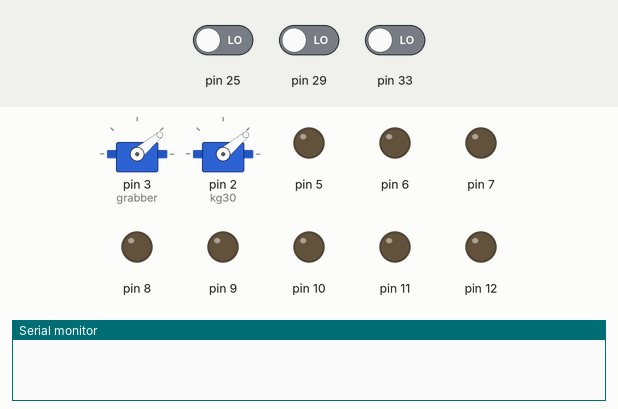
This sketch was run on a simulated Arduino Uno, built with avr-gcc and run on an emulated ATmega328P. Parts: 2 × servo, output pins drawn as LEDs (lit = HIGH), the last lines printed to the serial monitor. The test bench sets the inputs (shaded band); at power-on: pin 25 LOW, pin 29 LOW, pin 33 LOW.

Above: at 0.1 s.
At 3.1 s:
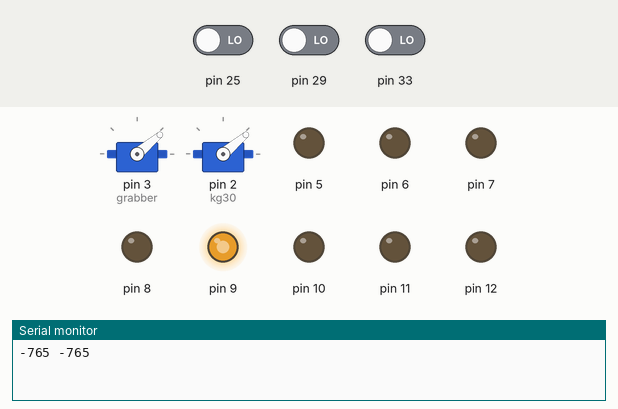
Timing chart, 0 to 4.6 s (numbered marks = the images above):
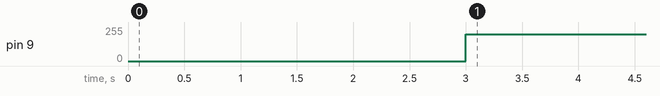

The sketch:

arm_test.ino
```cpp
#include "IBT.h"
#include "L298.h"
#include <Servo.h>

#define DEBUG 1


//body
IBT left(12, 11);
IBT right(10, 9);

// arms
IBT base(8, 7);
IBT roll(6, 5);
Servo grabber;
Servo kg30;


// body


// 8 channel reciever, first one is removed to eradicate amiguity because of ZERO indexing
int ch[9];

void setup() {

  grabber.attach(3);
  grabber.write(40);
  kg30.attach(2);
  kg30.write(40);


#if DEBUG
  Serial.begin(9600);
#endif

  // ch[ channel no. ] = pin number in arduino
  ch[1] = 23;
  ch[2] = 25;
  ch[3] = 27;
  ch[4] = 29;
  ch[5] = 31;
  ch[6] = 33;
  ch[7] = 35;
  ch[8] = 37;

  //reciever_setup
  for (int i = 0; i < 9; i++)pinMode(ch[i], INPUT);
}

void loop() {
  int in = pulseIn(ch[6], HIGH);
  if (in > 1700) arm();
  else if ( in < 1200) body();
//  reciever_test();
}
```

IBT.cpp
```cpp
#include "IBT.h"

IBT::IBT(byte pin1, byte pin2) {
  _pin1 = pin1;
  _pin2 = pin2;

  pinMode(_pin1, OUTPUT);
  pinMode(_pin2, OUTPUT);
}


void IBT::stop()
{
  analogWrite(_pin1, 0);
  analogWrite(_pin2, 0);
}

void IBT::rotPos(byte pwm)
{
  analogWrite(_pin1, LOW);
  analogWrite(_pin2, pwm);
}

void IBT::rotNeg(byte pwm)
{
  analogWrite(_pin1, pwm);
  analogWrite(_pin2, LOW);
}
```

IBT.h
```cpp
#ifndef L29X_H
#define L29X_H

#if ARDUINO < 100
#include <WProgram.h>
#else
#include <Arduino.h>
#endif

// Constants that the user passes in to the motor calls
#define FORWARD 1
#define BACKWARD 2
#define BRAKE 3
#define RELEASE 4


class IBT
{
  public:
    IBT(byte pin1, byte pin2);
    void stop();
    void rotPos(byte pwm);
    void rotNeg( byte pwm);

  private:
    byte _pin1;
    byte _pin2;
};
#endif
```

L298.cpp
```cpp
#include "L298.h"


#if ARDUINO < 100
  #include <WProgram.h>
#else
  #include <Arduino.h>
#endif

L298::L298(byte enable, byte pin1, byte pin2) {
  _currentPwm = 0;
  _minimumSpeed = 0;
  _enable = enable;
  _pin1 = pin1;
  _pin2 = pin2;
  pinMode(pin1, OUTPUT);
  pinMode(pin2, OUTPUT);
}

void L298::stop()
{
  _currentPwm = 0;
  analogWrite(_enable, 0);
  digitalWrite(_pin1, LOW);
  digitalWrite(_pin2, LOW);
}

void L298::rotPos(byte pwm)
{
  _currentPwm = pwm;
  analogWrite(_enable, pwm);
  digitalWrite(_pin1, LOW);
  digitalWrite(_pin2, HIGH);
}

void L298::rotNeg(byte pwm)
{
  _currentPwm = pwm;
  analogWrite(_enable, pwm);
  digitalWrite(_pin1, HIGH);
  digitalWrite(_pin2, LOW);
}

// AF Motor compatible functions
void L298::run(uint8_t cmd) {
  switch (cmd) {
    case FORWARD:
      analogWrite(_enable, _currentPwm);
        digitalWrite(_pin1, HIGH);
        digitalWrite(_pin2, LOW);
    break;
    case BACKWARD:
    analogWrite(_enable, _currentPwm);
    digitalWrite(_pin1, LOW);
    digitalWrite(_pin2, HIGH);
    break;
    case RELEASE:
      // Free running motor Stop = Slow Motor Stop is done when Enable = LOW and NOT PWM
    // and pin1/pin2 = Dont Care
      _currentPwm = 0;
    digitalWrite(_enable,LOW);
    digitalWrite(_pin1, LOW);
    digitalWrite(_pin2, LOW);
    break;
    case BRAKE:
      // Fast motor Stop = Brake is done when Enable = HIGH and NOT PWM
    // and pin1 is equal pin2.
    // pin1 = Pin2 = LOW. Equal with RELEASE. Differance is that Enable is HIGH
      _currentPwm = 0;
    digitalWrite(_enable,HIGH);
    digitalWrite(_pin1, LOW);
    digitalWrite(_pin2, LOW);
    break;
  }
}

//
void L298::setSpeed(uint8_t speed) {
    // Map the speed to motors working PWM to aviod individual motors unusable PWM range from 0 to "lowestPWM where the motor starts"
    if (speed == 0)
      _currentPwm = 0;
    else
      _currentPwm = map(speed,0,255,_minimumSpeed,255);
  analogWrite(_enable, _currentPwm);
}
// set speed in percentage from -100 to 100
void L298::setSpeedPercentage(float speed) {
  // anothing above 100 or below -100 is invalid
  if (speed > 100)
    speed = 100;
  else if (speed < -100)
    speed = -100;

  // negative speed
  if (speed > 0) {
    run(FORWARD);
    setSpeed((uint8_t) (255/100 * speed));
  }
  else if (speed < 0){
    run(BACKWARD);
    setSpeed((uint8_t) (-255/100 * speed));
  }
  else {
    setSpeed((uint8_t) 0);
  }
}

uint8_t L298::getSpeed(void) {
    // Simply return the privat _currentPwm that holds the latest setSpeed.
  return _currentPwm;
}

void L298::setMinimumSpeed(uint8_t minimumSpeed) {
    // Set individual motors unusable PWM range from 0 to "lowestPWM where the motor starts"
  _minimumSpeed = minimumSpeed;
}
```

L298.h
```cpp
#ifndef L298_H
#define L298_H

#if ARDUINO < 100
  #include <WProgram.h>
#else
  #include <Arduino.h>
#endif

// AF motor Compatible defines
// Constants that the user passes in to the motor calls
#define FORWARD 1
#define BACKWARD 2
#define BRAKE 3      // Function defined in AF_Motor but not implemented
#define RELEASE 4


class L298
{
  public:
    L298(byte enable, byte pin1, byte pin2);
  void stop();
  void rotPos(byte pwm);
    void rotNeg(byte pwm);

  // AF Motor Compatible functions
  void run(uint8_t);
    void setSpeed(uint8_t);
  void setSpeedPercentage(float);

  // Not implemented in AF_Motor, but adds functionality to AF_Motor functions
  uint8_t getSpeed(void);
  void setMinimumSpeed(uint8_t);

  private:
    byte _currentPwm;
  byte _minimumSpeed;
    byte _enable;
  byte _pin1;
  byte _pin2;
};

#endif
```

RECIEVER.ino
```cpp
void reciever_test()
{
#if DEBUG
  for (int i = 3; i < 4; i++)
  {
    int in = pulseIn(ch[i], HIGH);
    Serial.print(i);
    Serial.print(' ');
    Serial.print(in);
    Serial.print(' ');
    Serial.print( map( in, 1000, 2000, -255, 255));
    Serial.print(' ');
  }
  Serial.println();
#endif
}
```

ServoMOD.cpp
```cpp
#include<Servo.h>
#include "ServoMOD.h"


#if ARDUINO < 100
#include <WProgram.h>
#else
#include <Arduino.h>
#endif

ServoMOD::ServoMOD(byte pin) {
  _pin = pin;
  obj.attach(pin);
  _currentPosition = obj.read();
}

void ServoMOD::rotPos()
{
  if(_maximumPosition > _currentPosition)
  {
    _currentPosition ++;
    obj.write(_currentPosition);
  }
}

void ServoMOD::rotNeg()
{

  if(_minimumPosition < _currentPosition)
  {
    _currentPosition --;
    obj.write(_currentPosition);
  }
}

byte ServoMOD::poistion()
{
  return obj.read();
}
```

ServoMOD.h
```cpp
#ifndef ServoMOD_H
#define ServoMOD_H

#if ARDUINO < 100
#include <WProgram.h>
#else
#include <Arduino.h>
#endif

#include<Servo.h>
#define _minimumPosition 10
#define _maximumPosition 170

class ServoMOD
{
  public:
    ServoMOD(byte pin);
    void rotPos();
    void rotNeg();
    byte poistion();
  private:
    Servo obj;
    byte _currentPosition;
    byte _pin;
};

#endif
```

arm.ino
```cpp
#define FROMLOW 1000
#define FROMHIGH 2000
#define TOLOW -255
#define TOHIGH 255

#define ACTIVATION_VALUE 50

int base_, kg30_, roll_, grabber_;


void arm()
{
  roll_ = map(pulseIn(ch[1] , HIGH), FROMLOW, FROMHIGH, TOLOW, TOHIGH);
  base_ = map( pulseIn(ch[4] , HIGH), FROMLOW, FROMHIGH, TOLOW, TOHIGH);
  grabber_ = map(pulseIn(ch[5] , HIGH), 900, 2100, 0, 180);
  kg30_ = map(pulseIn(ch[3] , HIGH), 850, 1910, 0, 180);


  if ( abs(base_) < ACTIVATION_VALUE) base_ = 0;
  if ( abs(roll_) < ACTIVATION_VALUE) roll_ = 0;

  grabber.write(grabber_);
  kg30.write(kg30_);

  move_it(base, base_);
  move_it(roll, roll_ * (-1));


#ifdef DEBUG
  Serial.print(roll_);
  Serial.print(' ');
  Serial.print(base_);
  Serial.print(' ');
  Serial.print(grabber_);
  Serial.print(' ');
  Serial.print(kg30_);
  Serial.print(' ');
  Serial.println();
#endif

}


void move_it(IBT &obj, int pwm)
{
  if ( pwm > 0)
    obj.rotPos(pwm);
  else
    obj.rotNeg(pwm * (-1));
}


void move_it(L298 &obj, int pwm)
{
  if ( pwm > 0)
    obj.rotPos(pwm);
  else
    obj.rotNeg(pwm * (-1));
}
```

body.ino
```cpp
int speed_ = 0, dir_ = 0;


void body()
{
  speed_ = map( pulseIn(ch[2] , HIGH), FROMLOW, FROMHIGH, TOLOW, TOHIGH);
  dir_ = map( pulseIn(ch[4] , HIGH), FROMLOW, FROMHIGH, TOLOW, TOHIGH);


  if ( abs(speed_) < ACTIVATION_VALUE) speed_ = 0;
  if ( abs(dir_) < (ACTIVATION_VALUE + 50)) dir_ = 0;

#ifdef DEBUG
  Serial.print(speed_);
  Serial.print(' ');
  Serial.println(dir_);
#endif

  if (dir_ == 0) // no direction only forward and backward
  {
    if (speed_ < 0) //forward
    {
      speed_ = speed_ * (-1);
      move_it(left, speed_);
      move_it(right, speed_);
    }

    else if (speed_ > 0) {
      speed_ = speed_ * (-1);
      move_it(left, speed_);
      move_it(right, speed_);
    }
    else
    {
      move_it(left, 0);
      move_it(right, 0);

    }
  }
  else
  {
    if (dir_ < 0) // left
    {

      move_it(left, -100);
      move_it(right, 200);
    }
    else if (dir_ > 0) // right
    {
      move_it(left, 200);
      move_it(right, -100);
    }
  }
}
```

Measured:
- by itself, pin 9: 0/255 → 200/255 at 3.0 s
